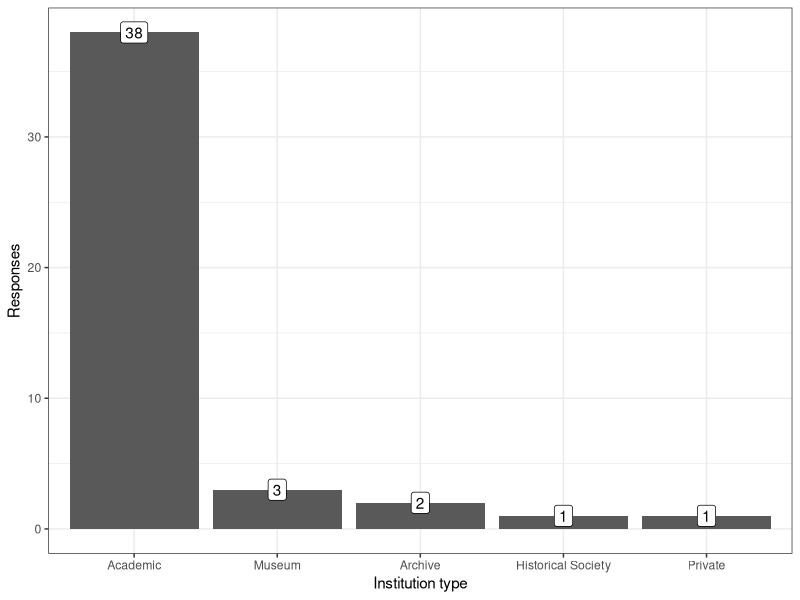
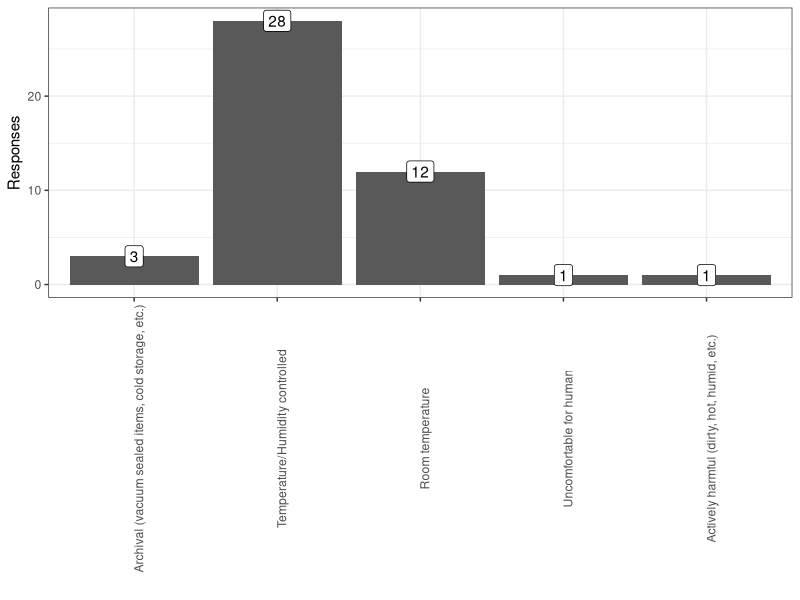
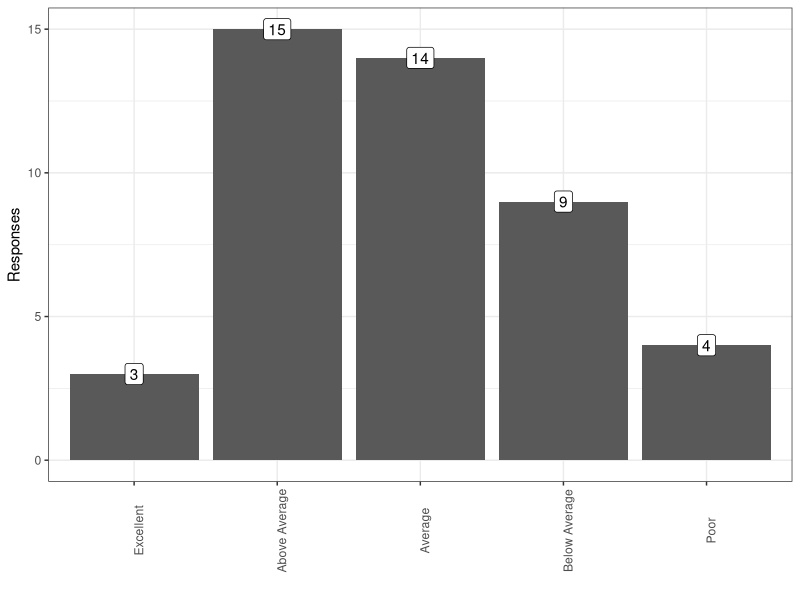
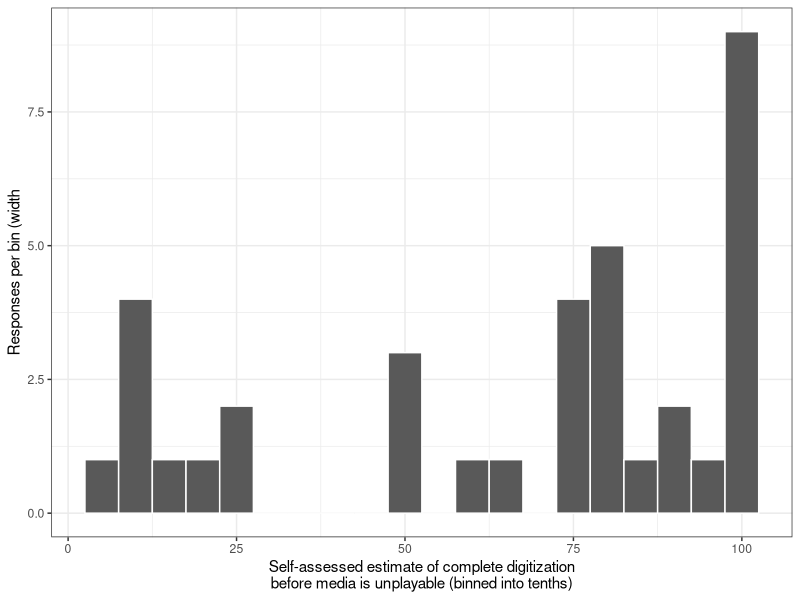
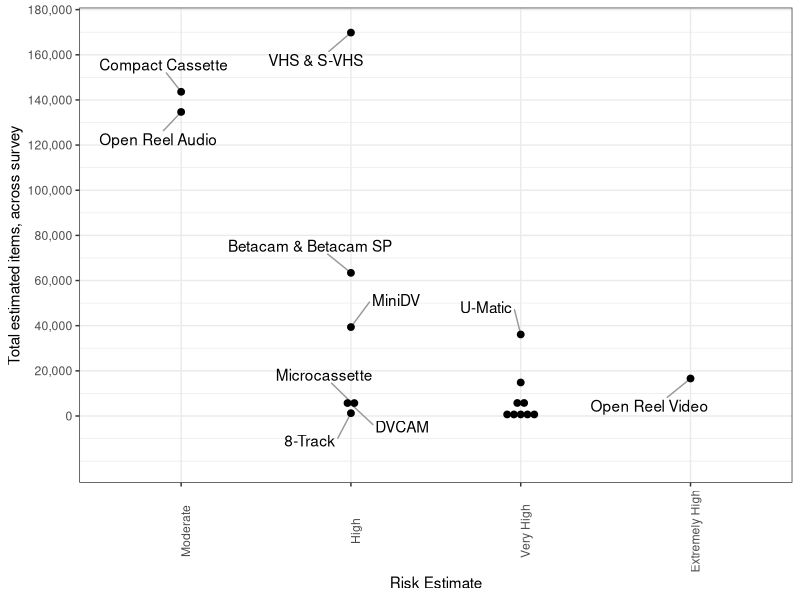
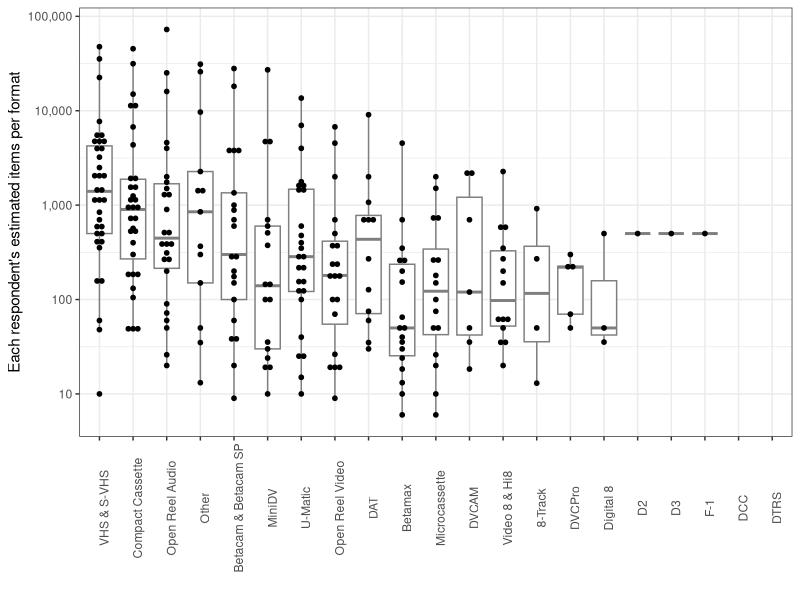
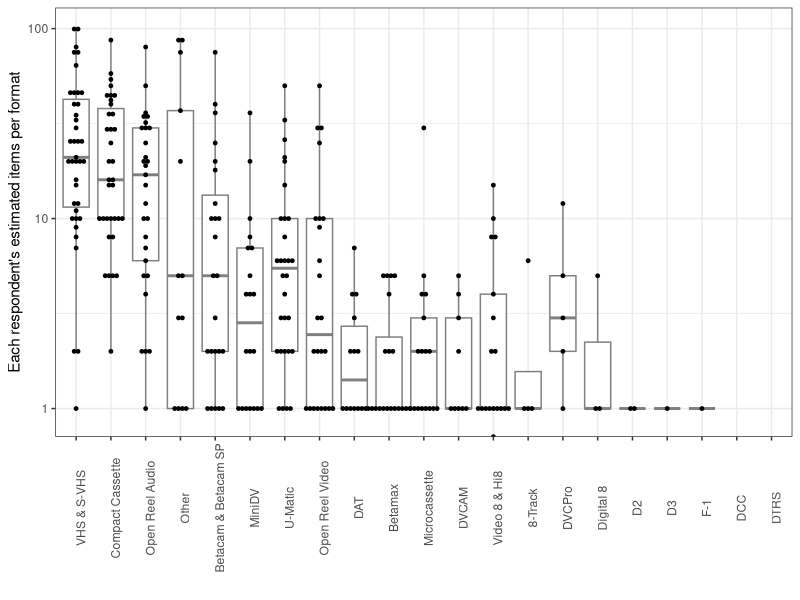
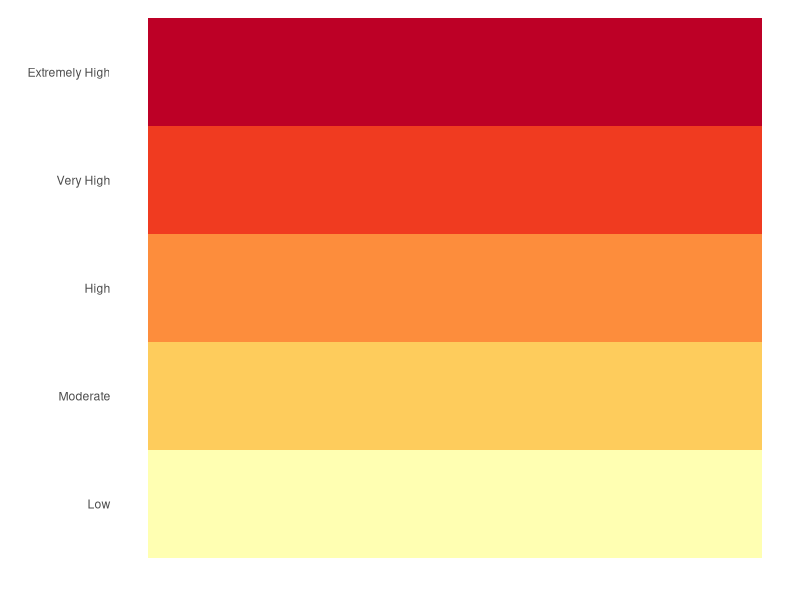

These figures' R source, in order: (Note: this script raises an error after producing the figures.)
## ---- chunk 1
# This is to just globally mute a lot of messages and errors
knitr::opts_chunk$set(echo=F,message=F,error=T,warning=F)
## ---- chunk 2
library(tidyverse)
library(ggrepel)
library(egg)
library(ComplexHeatmap)
library(circlize)
## ---- chunk 3
raw_datar <- read_csv("survey_data_2019.csv" ,
    col_names=c(
        "Key","State","InstitutionType","TotalItems",
        "StorageConditions",
        "Unstructured_StorageHistory",
        "Unstructured_CompletionEstimate",
        "PercentDigitizedBeforeUnplayable",
        "PracticeSelfAssesment",
        "Percentage_Open Reel Video","Percentage_U-Matic","Percentage_Betamax",
        "Percentage_VHS & S-VHS","Percentage_Betacam & Betacam SP",
        "Percentage_Video 8 & Hi8","Percentage_D2","Percentage_D3",
        "Percentage_DVCAM","Percentage_MiniDV","Percentage_DVCPro",
        "Percentage_Digital 8","Percentage_Open Reel Audio",
        "Percentage_Compact Cassette","Percentage_Microcassette",
        "Percentage_DAT","Percentage_DTRS","Percentage_F-1","Percentage_DCC",
        "Percentage_8-Track","Percentage_Other"),
    skip=1
    ) %>%
    mutate(PercentDigitizedBeforeUnplayable=sub("%","",
            PercentDigitizedBeforeUnplayable)
        )
all_responses <- raw_datar

risk_factors <- read_tsv("risk_assesment.tsv") %>%
    mutate(Risk=factor(Risk,
            levels=c("Low","Moderate","High","Very High","Extremely High")
        )   ) 

tdatar <- all_responses %>%
    gather(Format,Percentage,starts_with("Percentage_")) %>%
    mutate(Percentage=as.numeric(sub("%","",Percentage))) %>%
    mutate(EstItemCount=TotalItems*Percentage/100) %>%
    mutate(FormatName=sub("Percentage_","",Format)) %>% 
    left_join(risk_factors%>%rename(FormatName=Format),by="FormatName")
## ---- chunk 4
all_responses %>%
    {
    ggplot(.)+theme_bw()+
    aes(x=InstitutionType)+
    geom_bar()+
    scale_x_discrete(limits=names(sort(table(.$InstitutionType),decreasing=T)))+
    geom_label(aes(label=..count..,y=..count..),stat="count")+
    xlab("Institution type")+
    ylab("Responses")
    }
## ---- chunk 5
all_responses %>%
    filter(!is.na(StorageConditions)) %>%
    {
    ggplot(.)+theme_bw()+
    aes(x=StorageConditions)+
    geom_bar()+
    scale_x_discrete(limits=c(
            "Archival (vacuum sealed items, cold storage, etc.)",
            "Temperature/Humidity controlled",
            "Room temperature",
            "Uncomfortable for human",
            "Actively harmful (dirty, hot, humid, etc.)"
            )
        )+
    geom_label(aes(label=..count..,y=..count..),stat="count")+
    theme(axis.text.x=element_text(angle=90))+
    xlab("")+
    ylab("Responses")
    }
## ---- chunk 6
all_responses %>%
    filter(!is.na(PracticeSelfAssesment)) %>%
    {
    ggplot(.)+theme_bw()+
    aes(x=PracticeSelfAssesment)+
    geom_bar()+
    scale_x_discrete(limits=c(
            "Excellent",
            "Above Average",
            "Average",
            "Below Average",
            "Poor"
            )
        )+
    geom_label(aes(label=..count..,y=..count..),stat="count")+
    theme(axis.text.x=element_text(angle=90))+
    xlab("")+
    ylab("Responses")
    }
## ---- chunk 7
all_responses %>%
    filter(!is.na(PercentDigitizedBeforeUnplayable)) %>%
    {
    ggplot(.)+theme_bw()+
    aes(x=as.numeric(PercentDigitizedBeforeUnplayable))+
    stat_bin(binwidth=05,geom="bar",col="white")+
    xlab("Self-assessed estimate of complete digitization\nbefore media is unplayable (binned into tenths)")+
    ylab("Responses per bin (width")
    }
## ---- chunk 8
g_storage <- all_responses %>%
    filter(!is.na(StorageConditions)) %>%
    {
    ggplot(.)+theme_article()+
    aes(x=StorageConditions)+
    scale_x_discrete(limits=c(
            "Archival (vacuum sealed items, cold storage, etc.)",
            "Temperature/Humidity controlled",
            "Room temperature",
            "Uncomfortable for human",
            "Actively harmful (dirty, hot, humid, etc.)"
            ),
            labels=c(
            "Archival\n(vacuum sealed items,\ncold storage, etc.)",
            "Temperature/Humidity\ncontrolled",
            "Room temperature",
            "Uncomfortable\nfor humans",
            "Actively harmful\n(dirty, hot, humid, etc.)"
            )
        )+
    geom_bar(fill="grey40",color="black")+
    #geom_label(aes(label=..count..,y=..count..),stat="count")+
    scale_y_continuous(breaks=seq(0,40,5))+
    theme(axis.text.x=element_text(angle=90))+
    xlab("")+
    ylab("Responses")
    }
g_complete <- all_responses %>%
    filter(!is.na(PercentDigitizedBeforeUnplayable)) %>%
    {
    ggplot(.)+theme_article()+
    aes(x=as.numeric(PercentDigitizedBeforeUnplayable))+
    stat_bin(binwidth=10,center=5,geom="bar",fill="grey40",color="black")+
    xlab("Self-assessed estimate of complete\ndigitization before media is unplayable")+
    ylab("Responses")+
    scale_x_continuous(breaks=seq(0,100,10))+
    scale_y_continuous(breaks=seq(0,10,1))
    }
g_both <- ggarrange(g_storage,g_complete,nrow=1,labels=c("A","B"),draw=F)
ggsave("storageConditions_and_completionEstimate.svg",g_both,width=6,height=4)
ggsave("storageConditions_and_completionEstimate.png",g_both,width=6,height=4)
## ---- chunk 9
g <- tdatar %>% 
    group_by(FormatName,Risk) %>%
    summarize(EstTotal=sum(EstItemCount,na.rm=T)) %>%
    filter(!is.na(Risk)) %>%
    filter(EstTotal>0) %>%
    ggplot()+
    theme_bw()+
    aes(x=Risk,y=EstTotal,label=FormatName)+
    geom_text_repel(box.padding=1,segment.color="grey60")+
    theme(axis.text.x=element_text(angle=90))+
    ylab("Total estimated items, across survey")+
    xlab("Risk Estimate")

g_risk_totals <- g+
    scale_y_continuous(labels=function(x){formatC(x,big.mark=",",format="d")},
        breaks=seq(0,2e5,2e4),limits=c(-2e4,NA))+
        geom_dotplot(binaxis="y",stackdir="center",binwidth=3e3) 
g_risk_totals
## ---- chunk 10
ggsave("risk_and_totals.png",g_risk_totals,width=6,height=6)
ggsave("risk_and_totals.svg",g_risk_totals,width=6,height=6)
## ---- chunk 11
g <- tdatar %>% 
    {
    ggplot(.)+
    theme_bw()+
    aes(x=FormatName,y=EstItemCount)+
    geom_boxplot(outlier.alpha=0,color="grey50")+
    geom_dotplot(binaxis="y",stackdir="center",dotsize=1.0,alpha=1.0,binwidth=0.05)+
    scale_y_log10(labels=function(x){formatC(x,big.mark=",",format="d")})+
    scale_x_discrete(
        limits=group_by(.,FormatName)%>%
            summarize(z=sum(EstItemCount,na.rm=T))%>%
            arrange(-z)%>%pull(FormatName)
        )+
    theme(axis.text.x=element_text(angle=90))+
    ylab("Each respondent's estimated items per format")+
    xlab("")
    }
g
ggsave("items_per_respondent.png",g,width=6,height=5)
ggsave("items_per_respondent.svg",g,width=6,height=5)
## ---- chunk 12
g <- tdatar %>% 
    {
    ggplot(.)+
    theme_bw()+
    aes(x=FormatName,y=Percentage)+
    geom_boxplot(outlier.alpha=0,color="grey50")+
    geom_dotplot(binaxis="y",stackdir="center",alpha=1.0,binwidth=0.02)+
    scale_y_log10(labels=function(x){formatC(x,big.mark=",",format="d")},
        limits=c(0.9,NA))+
    scale_x_discrete(
        limits=group_by(.,FormatName)%>%
            summarize(z=sum(EstItemCount,na.rm=T))%>%
            arrange(-z)%>%pull(FormatName)
        )+
    theme(axis.text.x=element_text(angle=90))+
    ylab("Each respondent's estimated items per format")+
    xlab("")
    }
g
## ---- chunk 13
library(gplots)

heatmap_datar_counts <- tdatar %>% 
    filter(EstItemCount>0) %>%
    select(Key,State,InstitutionType,TotalItems,
        PercentDigitizedBeforeUnplayable,FormatName,EstItemCount) %>%
    spread(FormatName,EstItemCount,fill=0) %>%
    arrange(-as.numeric(PercentDigitizedBeforeUnplayable))
heatmap_datar_counts%>%pull(PercentDigitizedBeforeUnplayable)

counts_matrix <- as.matrix(log10(heatmap_datar_counts[,-c(1,2,3,4,5)]+1))

#risk_palette <- 
#    rev(colorRampPalette(brewer.pal(n=9,name="Spectral"))(
#        length(levels(risk_factors$Risk))
#    ))[
#        tibble(Format=colnames(heatmap_datar_counts)[
#                6:ncol(heatmap_datar_counts)]
#            )%>%    
#            left_join(risk_factors,by="Format")%>%pull(Risk)
#        ] 

# Thanks colorbrewer2 website!
colorz <- setNames(c('#ffffb2','#fecc5c','#fd8d3c','#f03b20','#bd0026'),
        levels(risk_factors$Risk))
risk_palette <- colorz[
        tibble(Format=colnames(heatmap_datar_counts)[
                6:ncol(heatmap_datar_counts)]
            )%>%    
            left_join(risk_factors,by="Format")%>%pull(Risk)
        ] 
k <- data.frame(fill=colorz[levels(risk_factors$Risk)],y=levels(risk_factors$Risk)) %>%
    ggplot()+theme_classic()+
    aes(fill=y,x=1,y=y)+
    scale_fill_manual("Risk",values=colorz)+
    scale_y_discrete(limits=levels(risk_factors$Risk))+
    guides(fill=F)+
    geom_tile()+
    theme(axis.text.x=element_blank(),axis.ticks=element_blank(),
        axis.line=element_blank())+
    ylab("")+xlab("")
k
ggsave("heatmap_key.png",k,width=3,height=2)

tickfunc <- function() {
            breaks <- 10^seq(1,5,0.1)
            which_ones <- c(11,21,31,41)
            return(list(
                at=parent.frame()$scale01(log10(breaks[which_ones])),
                labels=formatC(breaks[which_ones],big.mark=",",format="d")
                ))
           }


svg("magnetic_heatmap_ordered_by_chance_completion_at_top.svg",width=6,height=6)
heatmap.2(counts_matrix,
    key.xlab="Estimated Items",
    col=colorRampPalette(brewer.pal(n=9,name="PuBuGn"))(100),
    ColSideColors=risk_palette,
    margins=c(08,5),
    labRow=ifelse(!is.na(heatmap_datar_counts$PercentDigitizedBeforeUnplayable),
        paste0(heatmap_datar_counts$PercentDigitizedBeforeUnplayable,"%"),"no data"),
    srtCol=45,
    density.info="none",
    trace="none",
    dendrogram="col",
    Rowv=F,
    reorderfun=function(d, w) rev(reorder(d, w, agglo.FUN = mean)),
    ylab="Respondent, ordered by estimated completion",
    key.xtickfun=tickfunc
    )
dev.off()

svg("magnetic_heatmap_clustered_rows.svg",width=6,height=6)
heatmap.2(counts_matrix,
    key.xlab="Estimated Items",
    col=colorRampPalette(brewer.pal(n=9,name="PuBuGn"))(100),
    ColSideColors=risk_palette,
    margins=c(08,5),
    labRow=ifelse(!is.na(heatmap_datar_counts$PercentDigitizedBeforeUnplayable),
        paste0(heatmap_datar_counts$PercentDigitizedBeforeUnplayable,"%"),"no data"),
    srtCol=45,
    density.info="none",
    trace="none",
    dendrogram="both",
    reorderfun=function(d, w) rev(reorder(d, w, agglo.FUN = mean)),
    ylab="Respondent",
    key.xtickfun=tickfunc
    )
dev.off()


library(RColorBrewer)


## ---- chunk 14
library(seriation)

seriation_of_matrix <- seriate(as.matrix(log10(heatmap_datar_counts[,-c(1,2,3,4)]+1)))
#, method = "BEA_TSP")

heatmap_datar_counts <- tdatar %>% 
    filter(EstItemCount>0) %>%
    select(Key,State,InstitutionType,TotalItems,FormatName,EstItemCount) %>%
    spread(FormatName,EstItemCount,fill=0)

counts_valz <- log10(unlist(heatmap_datar_counts[,-c(1,2,3,4)])+1)

col_ann <- risk_factors %>% rename(FormatName=Format) %>% as.data.frame()
rownames(col_ann) <- col_ann[[1]]
col_ann <- col_ann %>% select(-FormatName) %>% rename(`Format Risk`=Risk)

risk_annotation <- HeatmapAnnotation(
    `Format Risk`=col_ann$`Format Risk`,
    col=list(`Format Risk`=c(
            `Extremely High`="#7b3294",`Very High`="#c2a5cf",
            `High`="#a6dba0",`Moderate`="#008837"
    )   )   )
the_heatmap <- Heatmap(
    log10(heatmap_datar_counts[,-c(1,2,3,4)]+1),
    top_annotation=risk_annotation,
    col=colorRamp2(
        c(min(counts_valz),median(counts_valz),max(counts_valz)),
        c("#ffffff", "#fefefe", "#000000")
        ),
    heatmap_legend_param = list(
        title="Item counts", 
        at=log10(c(10+1,1000+1,1e4+1,5e4+1)),
        labels=c(10,1000,1e4,5e4),
        legend_height = unit(6, "cm"),
        heatmap_legend_side="bottom"
        ),
    row_order=get_order(seriation_of_matrix,1),
    column_order=get_order(seriation_of_matrix,2)
    )
ht_list <- the_heatmap 
g <- draw(ht_list, heatmap_legend_side = "right", annotation_legend_side = "right")
## ---- chunk 15
heatmap_datar_frac <- tdatar %>% 
    filter(EstItemCount>0) %>%
    select(Key,State,InstitutionType,TotalItems,FormatName,Percentage) %>%
    mutate(Fraction=Percentage/100)%>%
    select(-Percentage) %>%
    spread(FormatName,Fraction,fill=0)

#TotalItems,StorageConditions,PercentDigitizedBeforeUnplayable,PracticeSelfAssessment,

frac_valz <- unlist(heatmap_datar_frac[,-c(1,2,3,4)])

col_ann <- risk_factors %>% rename(FormatName=Format) %>% as.data.frame()
rownames(col_ann) <- col_ann[[1]]
col_ann <- col_ann %>% select(-FormatName) %>% rename(`Format Risk`=Risk)

risk_annotation <- HeatmapAnnotation(
    `Format Risk`=col_ann$`Format Risk`,
    col=list(
        `Format Risk`=c(
            `Extremely High`="#7b3294",`Very High`="#c2a5cf",
            `High`="#a6dba0",`Moderate`="#008837"
            )
    )   )
the_heatmap <- Heatmap(
    log10(heatmap_datar_frac[,-c(1,2,3,4)]+.001),
    top_annotation=risk_annotation,
    col=colorRamp2(
        log10(c(min(frac_valz),median(frac_valz),max(frac_valz))+.001),
        c("#ffffff", "#fefefe", "#000000")
        ),
    heatmap_legend_param = list(
        title="Fraction of\ncollection", 
        at=log10(c(0,0.05,0.1,0.30)+0.001),
        labels=c("1%","5%","10%","30%"),
        legend_height = unit(6, "cm"),
        heatmap_legend_side="bottom"
        )
    )
ht_list <- the_heatmap 
g <- draw(ht_list, heatmap_legend_side = "right", annotation_legend_side = "right")



## ---- chunk 16
pca_datar <- tdatar %>% select(Key,TotalItems,FormatName,EstItemCount) %>%
    spread(FormatName,EstItemCount,fill=0)

matrix_by_inst <- as.matrix(pca_datar[,-c(1,2)])
rownames(matrix_by_inst) <- pca_datar[,1][[1]]
cluster_inst <- hclust(dist(scale(matrix_by_inst))) 
matrix_by_media <- t(as.matrix(pca_datar[,-c(1,2)]))
cluster_media <- hclust(dist(scale(matrix_by_media)))
## ---- chunk 17
pca_media <- prcomp(t(matrix_by_media[apply(matrix_by_media,1,sum)>0,]),center=T,scale=T)

media_pca_plot <- pca_media$rotation %>% 
    {bind_cols(tibble(Format=rownames(.)),as.tibble(.))} %>%
    select(Format,PC1,PC2,PC3,PC4,PC5,PC6) %>% 
    ggplot()+theme_bw()+
    aes(label=Format)+
    geom_point()+
    geom_label_repel()
media_pca_plot + aes(x=PC1,y=PC2)
## ---- chunk 18
media_pca_plot + aes(x=PC3,y=PC4)
## ---- chunk 19
pca_inst <- prcomp(t(matrix_by_inst[apply(matrix_by_inst,1,sum)>0,] ),center=T,scale=T)
percent_varz <- signif(pca_inst$sdev / sum(pca_inst$sdev) * 100,3)

filtered_mbi <- matrix_by_inst[apply(matrix_by_inst,1,sum)>0,]

pdatar <- pca_inst$rotation %>% 
    {bind_cols(tibble(Key=rownames(.)),as.tibble(.))} %>%
    select(Key,PC1,PC2,PC3,PC4,PC5,PC6) %>% 
    left_join(all_responses%>%mutate(Key=as.character(Key)),by="Key") 

inst_pca_plot <- pdatar %>%
    ggplot()+theme_bw()+
    aes(label=Key)+
    geom_point()+
    geom_label_repel()
pc12 <- inst_pca_plot+aes(x=PC1,y=PC2)+
    xlab(paste0("PC1 ",percent_varz[1],"% variance"))+
    ylab(paste0("PC2 ",percent_varz[2],"% variance"))
pc34 <- inst_pca_plot + aes(x=PC3,y=PC4)+
    xlab(paste0("PC3 ",percent_varz[3],"% variance"))+
    ylab(paste0("PC4 ",percent_varz[4],"% variance"))
pc56 <- inst_pca_plot + aes(x=PC5,y=PC6)+
    xlab(paste0("PC5 ",percent_varz[5],"% variance"))+
    ylab(paste0("PC6 ",percent_varz[6],"% variance"))

pc12+aes(fill=InstitutionType)
pc34+aes(fill=InstitutionType)
pc56+aes(fill=InstitutionType)
## ---- chunk 20
z <- apply(pca_inst$rotation[,1:6],2,
    function(x){
       lapply(apply(filtered_mbi,2,cor.test,x,method="pearson"),
            function(y){
                data.frame(pval=y$p.value,est=y$estimate)
            })
    })
rez <- data.frame(PC=NA,Format=NA,pval=NA,est=NA)
for (i in names(z)) {
    for (j in names(z[i][[1]])) {
        rez <- rbind(rez,cbind(data.frame(PC=i,Format=j),z[i][[1]][j][[1]]))
    }
}
rez <- rez[-1,]
# god that's ugly, I forgot how to do a for loop for a bit there
ggplot(rez)+theme_bw()+
    aes(label=Format,x=-log10(pval),y=est)+
    facet_wrap(~PC)+
    geom_point()+
    geom_label_repel(data=subset(rez,pval<0.05))
## ---- chunk 21
pc14 <- inst_pca_plot+aes(x=PC1,y=PC4,fill=as.numeric(sub("%","",Percentage_Other)))+
    xlab(paste0("PC1 ",percent_varz[1],"% variance"))+
    ylab(paste0("PC4 ",percent_varz[4],"% variance"))+
    scale_fill_distiller("Other",palette="Spectral",na.value="lightblue")
pc14

pc23 <- inst_pca_plot + aes(x=PC2,y=PC3)+
    xlab(paste0("PC2 ",percent_varz[2],"% variance"))+
    ylab(paste0("PC3 ",percent_varz[3],"% variance"))

pc23+aes(fill=as.numeric(sub("%","",`Percentage_Other`)))+
    scale_fill_distiller("Other",palette="Spectral",na.value="lightblue")

pc23+aes(fill=0+
        as.numeric(sub("%","",`Percentage_U-Matic`))+
        as.numeric(sub("%","",`Percentage_Betacam & Betacam SP`))
        )+
    scale_fill_distiller("Umatic or Betacam",palette="Spectral",na.value="lightblue")

## ---- chunk 22
z <- apply(pca_inst$rotation[,1:6],2,
    function(x){
       lapply(apply(filtered_mbi,2,cor.test,x,method="spearman"),
            function(y){
                data.frame(pval=y$p.value,est=y$estimate)
            })
    })
rez <- data.frame(PC=NA,Format=NA,pval=NA,est=NA)
for (i in names(z)) {
    for (j in names(z[i][[1]])) {
        rez <- rbind(rez,cbind(data.frame(PC=i,Format=j),z[i][[1]][j][[1]]))
    }
}
rez <- rez[-1,]
# god that's ugly, I forgot how to do a for loop for a bit there
ggplot(rez)+theme_bw()+
    aes(label=Format,x=-log10(pval),y=est)+
    facet_wrap(~PC)+
    geom_point()+
    geom_label_repel(data=subset(rez,pval<0.05))
